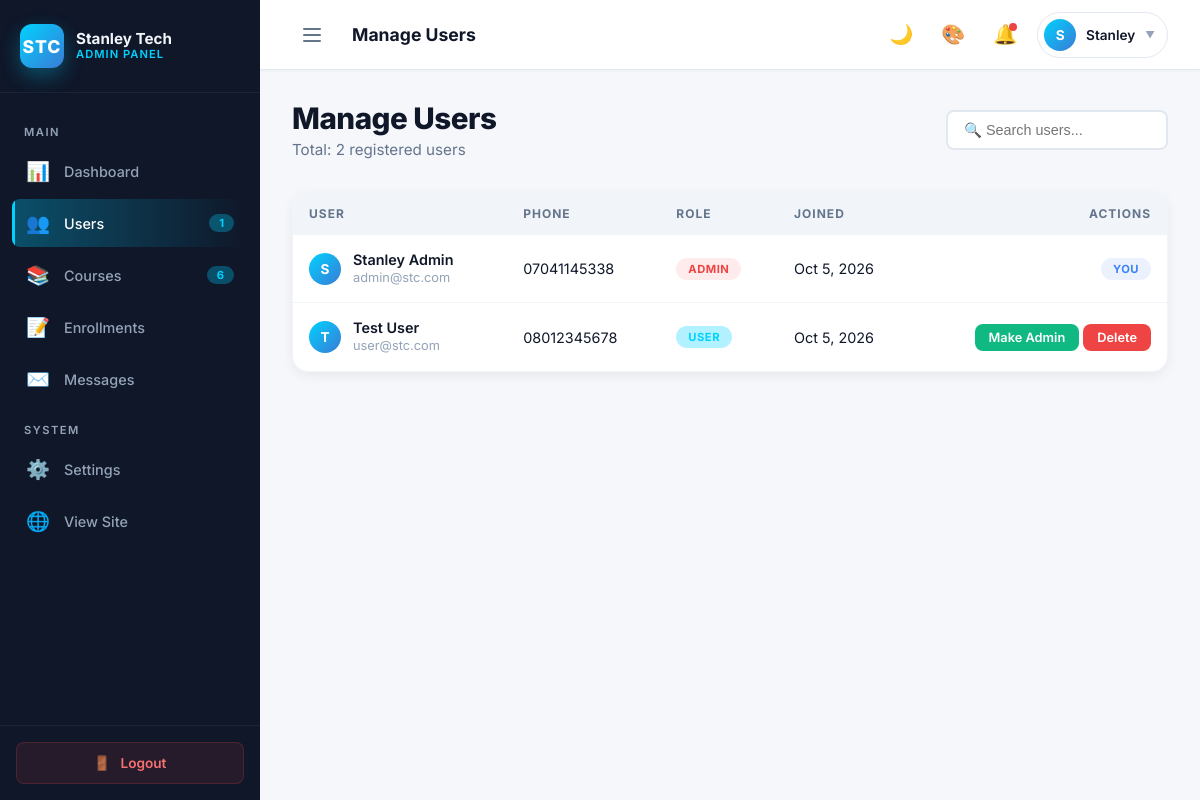
The page /admin/users.php (signed in) on the database its author committed.
### tables this page shows
CREATE TABLE users (
    id INT AUTO_INCREMENT PRIMARY KEY,
    name VARCHAR(100) NOT NULL,
    email VARCHAR(150) NOT NULL UNIQUE,
    avatar VARCHAR(255) DEFAULT NULL,
    phone VARCHAR(20) NOT NULL,
    bio TEXT DEFAULT NULL,
    location VARCHAR(100) DEFAULT NULL,
    website VARCHAR(255) DEFAULT NULL,
    password VARCHAR(255) NOT NULL,
    role ENUM('user', 'admin') DEFAULT 'user',
    created_at TIMESTAMP DEFAULT CURRENT_TIMESTAMP
);

### admin/users.php (the view, shortened to what this page needs)
<?php
require_once 'includes/admin-header.php';
$users = $pdo->query("SELECT * FROM users ORDER BY created_at DESC")->fetchAll();
?>
<?php require_once 'includes/admin-sidebar.php'; ?>
<div class="admin-main">
    <div class="page-header-admin">
        <div>
            <h1>Manage Users</h1>
            <p>Total: <?php echo count($users); ?> registered users</p>
        </div>
        <div class="header-actions">
            <input type="text" id="tableSearch" placeholder="🔍 Search users..."
                   style="padding:10px 16px; border:2px solid #e2e8f0; border-radius:8px; font-size:0.9rem; min-width:200px;">
        </div>
    </div>
    <div class="content-card">
        <div class="card-body" style="padding:0;">
            <?php if (empty($users)): ?>
                <div class="empty-state">
                    <div class="empty-state-icon">👥</div>
                    <h3>No users found</h3>
                </div>
            <?php else: ?>
                <table class="admin-table">
                    <thead>
                        <tr>
                            <th>User</th>
                            <th>Phone</th>
                            <th>Role</th>
                            <th>Joined</th>
                            <th style="text-align:right;">Actions</th>
                        </tr>
                    </thead>
                    <tbody>
                        <?php foreach ($users as $u): ?>
                            <tr>
                                <td>
                                    <div class="user-cell">
                                        <div class="user-avatar-sm"><?php echo strtoupper(substr($u['name'], 0, 1)); ?></div>
                                        <div class="user-info">
                                            <span class="user-name"><?php echo htmlspecialchars($u['name']); ?></span>
                                            <span class="user-email"><?php echo htmlspecialchars($u['email']); ?></span>
                                        </div>
                                    </div>
                                </td>
                                <td><?php echo htmlspecialchars($u['phone']); ?></td>
                                <td>
                                    <span class="badge <?php echo $u['role'] == 'admin' ? 'badge-danger' : 'badge-primary'; ?>">
                                        <?php echo $u['role']; ?>
                                    </span>
                                </td>
                                <td><?php echo date('M j, Y', strtotime($u['created_at'])); ?></td>
                                <td style="text-align:right;">
                                    <?php if ($u['id'] != $_SESSION['user_id']): ?>
                                        <?php if ($u['role'] === 'user'): ?>
                                            <a href="?id=<?php echo $u['id']; ?>&role=admin"
                                               class="btn btn-sm btn-success"
                                               data-confirm="Make this user an admin?">Make Admin</a>
                                        <?php else: ?>
                                            <a href="?id=<?php echo $u['id']; ?>&role=user"
                                               class="btn btn-sm btn-secondary"
                                               data-confirm="Remove admin access?">Remove Admin</a>
                                        <?php endif; ?>
                                        <a href="?delete=<?php echo $u['id']; ?>"
                                           class="btn btn-sm btn-danger"
                                           data-confirm="Delete this user permanently?">Delete</a>
                                    <?php else: ?>
                                        <span class="badge badge-info">You</span>
                                    <?php endif; ?>
                                </td>
                            </tr>
                        <?php endforeach; ?>
                    </tbody>
                </table>
            <?php endif; ?>
        </div>
    </div>
</div>
<?php require_once 'includes/admin-footer.php'; ?>

### assets/admin-style.css (style rules this page uses)
:root { --accent: #00d2ff; --accent-dark: #00b8d4; --accent-secondary: #3a7bd5; --accent-glow: rgba(0, 210, 255, 0.3); --accent-gradient: linear-gradient(135deg, #00d2ff, #3a7bd5); --bg-main: #f5f7fb; --bg-card: #ffffff; --bg-hover: #f8fafc; --bg-input: #ffffff; --sidebar-bg: #0f1729; --sidebar-hover: #1a2332; --sidebar-text: #94a3b8; --sidebar-text-active: #ffffff; --sidebar-border: rgba(255,255,255,0.05); --text-primary: #0f1729; --text-secondary: #64748b; --text-muted: #94a3b8; --border: #e2e8f0; --border-light: #f1f5f9; --success: #10b981; --warning: #f59e0b; --danger: #ef4444; --info: #3b82f6; --shadow-sm: 0 1px 2px rgba(0,0,0,0.04); --shadow-md: 0 4px 12px rgba(0,0,0,0.06); --shadow-lg: 0 10px 30px rgba(0,0,0,0.08); --shadow-xl: 0 20px 50px rgba(0,0,0,0.12); --sidebar-width: 260px; --sidebar-collapsed: 80px; --transition: all 0.3s cubic-bezier(0.4, 0, 0.2, 1); --transition-fast: all 0.15s ease; --radius: 12px; --radius-sm: 8px; --radius-lg: 16px; }
body[data-accent="cyan"] { --accent: #00d2ff; --accent-dark: #00b8d4; --accent-secondary: #3a7bd5; --accent-glow: rgba(0, 210, 255, 0.3); --accent-gradient: linear-gradient(135deg, #00d2ff, #3a7bd5); }
* { margin: 0; padding: 0; box-sizing: border-box; }
.admin-body { font-family: 'Inter', -apple-system, BlinkMacSystemFont, sans-serif; background: var(--bg-main); color: var(--text-primary); min-height: 100vh; -webkit-font-smoothing: antialiased; transition: background 0.3s ease, color 0.3s ease; }
.user-avatar-sm { width: 32px; height: 32px; background: var(--accent-gradient); color: #fff; border-radius: 50%; display: flex; align-items: center; justify-content: center; font-weight: 700; font-size: 0.85rem; flex-shrink: 0; }
.admin-main { flex: 1; margin-left: var(--sidebar-width); padding: 100px 32px 32px; min-height: 100vh; transition: var(--transition); }
.page-header-admin { display: flex; justify-content: space-between; align-items: center; flex-wrap: wrap; gap: 20px; margin-bottom: 32px; animation: fadeInUp 0.5s ease; }
.page-header-admin h1 { font-size: 1.85rem; font-weight: 800; color: var(--text-primary); margin-bottom: 4px; letter-spacing: -0.5px; }
.page-header-admin p { color: var(--text-secondary); font-size: 0.95rem; }
.header-actions { display: flex; gap: 10px; flex-wrap: wrap; }
.btn { display: inline-flex; align-items: center; justify-content: center; gap: 8px; padding: 10px 20px; border-radius: var(--radius-sm); font-size: 0.9rem; font-weight: 600; border: none; cursor: pointer; text-decoration: none; transition: var(--transition); font-family: inherit; white-space: nowrap; }
.btn-danger { background: var(--danger); color: #fff; }
.btn-success { background: var(--success); color: #fff; }
.btn-sm { padding: 6px 14px; font-size: 0.8rem; }
.content-card { background: var(--bg-card); border-radius: var(--radius-lg); box-shadow: var(--shadow-md); overflow: hidden; animation: fadeInUp 0.6s ease backwards; border: 1px solid var(--border-light); margin-bottom: 24px; }
.card-body { padding: 24px; }
.admin-table { width: 100%; border-collapse: collapse; }
.admin-table thead { background: var(--border-light); }
.admin-table th { padding: 14px 16px; text-align: left; font-size: 0.75rem; font-weight: 700; text-transform: uppercase; letter-spacing: 1px; color: var(--text-secondary); }
.admin-table td { padding: 16px; border-bottom: 1px solid var(--border-light); font-size: 0.9rem; color: var(--text-primary); }
.admin-table tbody tr { transition: var(--transition-fast); }
.admin-table tbody tr:last-child td { border-bottom: none; }
.user-cell { display: flex; align-items: center; gap: 12px; }
.user-info { display: flex; flex-direction: column; line-height: 1.3; }
.user-name { font-weight: 600; font-size: 0.9rem; }
.user-email { color: var(--text-muted); font-size: 0.8rem; }
.badge { display: inline-block; padding: 4px 12px; border-radius: 20px; font-size: 0.7rem; font-weight: 700; text-transform: uppercase; letter-spacing: 0.5px; }
.badge-primary { background: var(--accent-glow); color: var(--accent); }
.badge-danger { background: rgba(239, 68, 68, 0.1); color: var(--danger); }
.badge-info { background: rgba(59, 130, 246, 0.1); color: var(--info); }

### rows shown on the page
users: name "S", name "Stanley Admin", email "admin@stc.com", phone "07041145338", role "ADMIN", created_at "Oct 5, 2026", shows "YOU"
users: name "T", name "Test User", email "user@stc.com", phone "08012345678", role "USER", created_at "Oct 5, 2026"

### other values the page prints
$user_count "1"
$course_count "6"
count($users) "2"
$admin_page_title "Manage Users"
substr($admin_name, 0, 1) "S"
explode(' ', $admin_name)[0] "Stanley"
